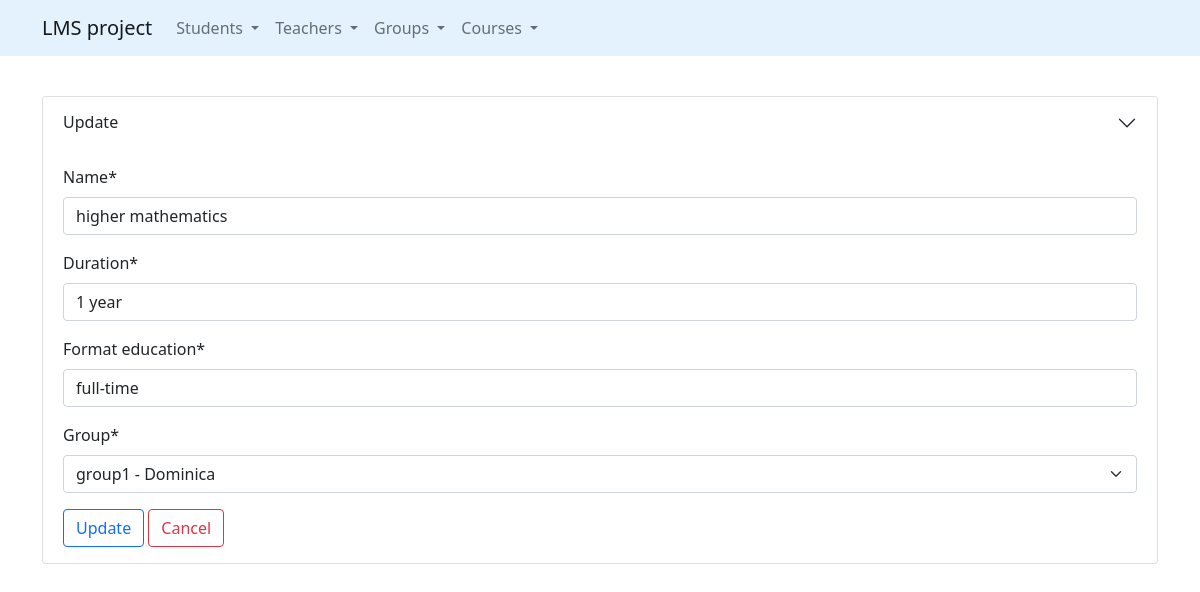
The page /courses/update/1/ on the database its author committed.
### courses/models.py (models this page shows, shortened)
class Course(models.Model):
    name = models.CharField(max_length=100)
    duration = models.CharField(max_length=100)
    start_date = models.DateField(default=datetime.date.today)
    format_education = models.CharField(max_length=100)
    group = models.OneToOneField(
        'groups.Groups',
        on_delete=models.SET_NULL,
        null=True,
        related_name='course_group'
    )

### courses/views.py (the view)
# urls.py: path('update/<int:pk>/', update_course, name='update'),
def update_course(request, pk):
    course = Course.objects.get(id=pk)
    if request.method == 'GET':
        form = CourseCreateForm(instance=course)
    elif request.method == 'POST':
        form = CourseCreateForm(data=request.POST, instance=course)
        if form.is_valid():
            form.save()
            return HttpResponseRedirect(reverse('courses:get'))
    return render(request, 'courses/update.html', {'form': form})

### courses/forms.py
class CourseCreateForm(forms.ModelForm):
    class Meta:
        model = Course
        exclude = ('start_date',)

### groups/models.py (called while the page is built)
    def __str__(self):
        return f'{self.groups_name} - {self.groups_country}'

### courses/templates/courses/update.html (shortened to what this page needs)
{% extends 'base.html' %}
{% load crispy_forms_tags %}
{% block content %}
    {%include 'includes/courses_update_form.html'%}
{% endblock %}

### templates/includes/courses_update_form.html (shortened to what this page needs)
{% load crispy_forms_tags %}
<div class="accordion" id="accordionExample">
  <div class="accordion-item">
    <h2 class="accordion-header" id="headingOne">
      <button class="accordion-button collapsed" type="button" data-bs-toggle="collapse" data-bs-target="#collapseOne"
              aria-expanded="true" aria-controls="collapseOne">
        Update
      </button>
    </h2>
    <div id="collapseOne" class="accordion-collapse" aria-labelledby="headingOne" data-bs-parent="#accordionExample">
      <div class="accordion-body">
        <form method="post">
            {{form | crispy}}
            <input class="btn btn-outline-primary" type="submit" value="Update">
            <a class="btn btn-outline-danger" href="{% url 'courses:list' %}">Cancel</a>
        </form>
      </div>
    </div>
  </div>
</div>

### rows shown on the page
Course: name "higher mathematics", duration "1 year", format_education "full-time", group "group1 - Dominica"
